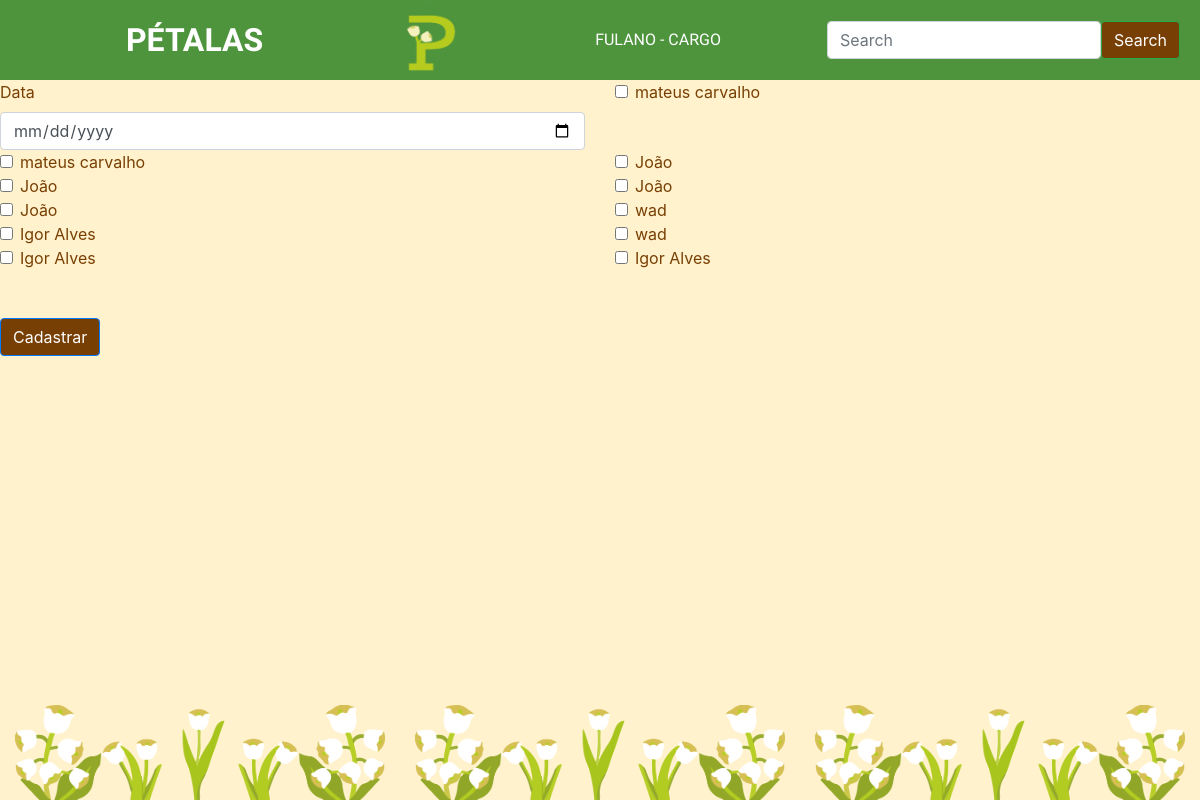
Screenshot of /presenca/cadastro/Eu e o Mundo - Manhã/ with the database file from the repository.
### petalas_app/models.py (models this page shows)
class Crianca(models.Model):
    id_crianca = models.AutoField(primary_key=True)
    nome = models.TextField(max_length=255)
    idade = models.IntegerField()
    nascimento = models.DateField()
    status = models.TextField(max_length=255)
    periodo = models.TextField(max_length=255)
    entrada = models.DateField()
    permanencia = models.TextField(max_length=255)
    turma = models.TextField(max_length=255)
    autoavaliacao = models.TextField(max_length=255)

### petalas_app/views.py (the view, shortened to what this page needs)
# urls.py: path('presenca/cadastro/<str:turma_atual>/', views.cadastro_presenca, name='cadastro_presenca'),
def cadastro_presenca(request, turma_atual):
    if request.method == "GET":
        criancas = Crianca.objects.filter(turma=turma_atual)
        context = {
            'turma' : turma_atual,
            'criancas': criancas,
        }
        return render(request, 'cadastro_presenca.html', context)

### templates/cadastro_presenca.html (shortened to what this page needs)
{% include "navbar.html" %}
<form class="row g-3" method="post" action="{% url 'listagem_presencas' turma_atual=turma %}">
  <div class="col-md-6">
    <label for="inputData" class="form-label">Data</label>
    <input type="date" name="data" class="form-control" id="inputData" />
  </div>
  {% for crianca in criancas %}
  <div class="col-md-6">
    <div class="form-check">
    <input class="form-check-input" type="checkbox" name="criancas_presentes" value="{{ crianca.id_crianca }}" id="checkCrianca{{ crianca.id_crianca }}">
    <label class="form-check-label" for="checkCrianca{{ crianca.id_crianca }}">
        {{crianca.nome}}
    </label>
  </div>
</div>
{% endfor %}
  <br />
  <br />
  <br />
  <div class="col-12">
    <button type="submit" class="btn btn-primary">Cadastrar</button>
  </div>
</form>

### rows the page displays
Crianca: nome "mateus carvalho"
Crianca: nome "mateus carvalho"
Crianca: nome "João"
Crianca: nome "João"
Crianca: nome "João"
Crianca: nome "João"
Crianca: nome "wad"
Crianca: nome "Igor Alves"
Crianca: nome "wad"
Crianca: nome "Igor Alves"
Crianca: nome "Igor Alves"
